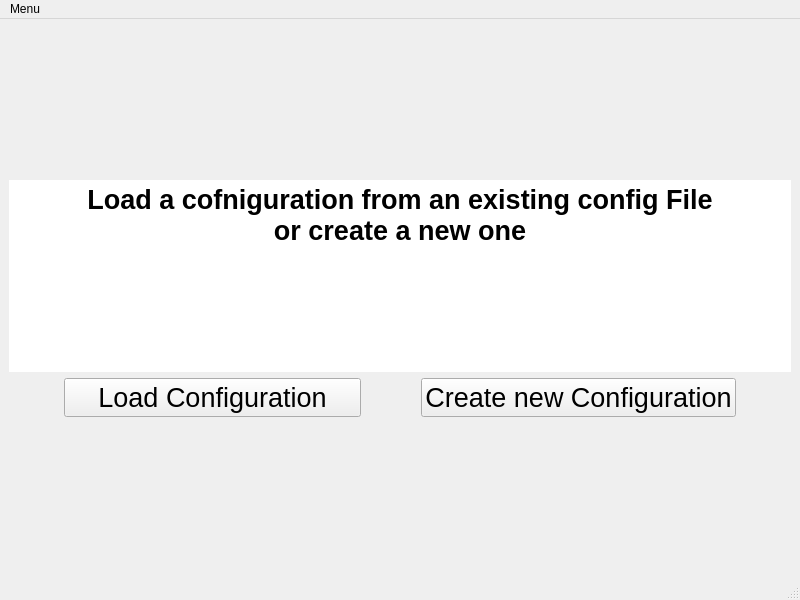
<?xml version="1.0" encoding="UTF-8"?>
<ui version="4.0">
 <class>MainWindow</class>
 <widget class="QMainWindow" name="MainWindow">
  <property name="geometry">
   <rect>
    <x>0</x>
    <y>0</y>
    <width>800</width>
    <height>600</height>
   </rect>
  </property>
  <property name="windowTitle">
   <string>Eneffco Diagram creator</string>
  </property>
  <widget class="QWidget" name="centralwidget">
   <layout class="QGridLayout" name="gridLayout">
    <item row="0" column="0">
     <spacer name="verticalSpacer_3">
      <property name="orientation">
       <enum>Qt::Vertical</enum>
      </property>
      <property name="sizeHint" stdset="0">
       <size>
        <width>20</width>
        <height>40</height>
       </size>
      </property>
     </spacer>
    </item>
    <item row="1" column="0">
     <widget class="QTextEdit" name="load_config_info_text">
      <property name="frameShape">
       <enum>QFrame::NoFrame</enum>
      </property>
      <property name="frameShadow">
       <enum>QFrame::Plain</enum>
      </property>
      <property name="readOnly">
       <bool>true</bool>
      </property>
      <property name="html">
       <string>&lt;!DOCTYPE HTML PUBLIC &quot;-//W3C//DTD HTML 4.0//EN&quot; &quot;http://www.w3.org/TR/REC-html40/strict.dtd&quot;&gt;
&lt;html&gt;&lt;head&gt;&lt;meta name=&quot;qrichtext&quot; content=&quot;1&quot; /&gt;&lt;style type=&quot;text/css&quot;&gt;
p, li { white-space: pre-wrap; }
&lt;/style&gt;&lt;/head&gt;&lt;body style=&quot; font-family:'MS Shell Dlg 2'; font-size:5.5pt; font-weight:400; font-style:normal;&quot;&gt;
&lt;p align=&quot;center&quot; style=&quot; margin-top:0px; margin-bottom:0px; margin-left:0px; margin-right:0px; -qt-block-indent:0; text-indent:0px;&quot;&gt;&lt;span style=&quot; font-size:20pt; font-weight:600;&quot;&gt;Load a cofniguration from an existing config File&lt;/span&gt;&lt;/p&gt;
&lt;p align=&quot;center&quot; style=&quot; margin-top:0px; margin-bottom:0px; margin-left:0px; margin-right:0px; -qt-block-indent:0; text-indent:0px;&quot;&gt;&lt;span style=&quot; font-size:20pt; font-weight:600;&quot;&gt;or create a new one&lt;/span&gt;&lt;/p&gt;&lt;/body&gt;&lt;/html&gt;</string>
      </property>
     </widget>
    </item>
    <item row="3" column="0">
     <spacer name="verticalSpacer_2">
      <property name="orientation">
       <enum>Qt::Vertical</enum>
      </property>
      <property name="sizeHint" stdset="0">
       <size>
        <width>20</width>
        <height>40</height>
       </size>
      </property>
     </spacer>
    </item>
    <item row="2" column="0">
     <layout class="QHBoxLayout" name="horizontalLayout">
      <item>
       <spacer name="horizontalSpacer_2">
        <property name="orientation">
         <enum>Qt::Horizontal</enum>
        </property>
        <property name="sizeHint" stdset="0">
         <size>
          <width>40</width>
          <height>20</height>
         </size>
        </property>
       </spacer>
      </item>
      <item>
       <widget class="QPushButton" name="load_config_botton">
        <property name="font">
         <font>
          <pointsize>20</pointsize>
         </font>
        </property>
        <property name="text">
         <string>    Load Configuration    </string>
        </property>
       </widget>
      </item>
      <item>
       <spacer name="horizontalSpacer">
        <property name="orientation">
         <enum>Qt::Horizontal</enum>
        </property>
        <property name="sizeHint" stdset="0">
         <size>
          <width>40</width>
          <height>20</height>
         </size>
        </property>
       </spacer>
      </item>
      <item>
       <widget class="QPushButton" name="create_config_button">
        <property name="font">
         <font>
          <pointsize>20</pointsize>
         </font>
        </property>
        <property name="text">
         <string>Create new Configuration</string>
        </property>
       </widget>
      </item>
      <item>
       <spacer name="horizontalSpacer_3">
        <property name="orientation">
         <enum>Qt::Horizontal</enum>
        </property>
        <property name="sizeHint" stdset="0">
         <size>
          <width>40</width>
          <height>20</height>
         </size>
        </property>
       </spacer>
      </item>
     </layout>
    </item>
   </layout>
  </widget>
  <widget class="QMenuBar" name="menubar">
   <property name="geometry">
    <rect>
     <x>0</x>
     <y>0</y>
     <width>800</width>
     <height>18</height>
    </rect>
   </property>
   <widget class="QMenu" name="menuMenu">
    <property name="title">
     <string>Menu</string>
    </property>
    <addaction name="actionQuit"/>
   </widget>
   <addaction name="menuMenu"/>
  </widget>
  <widget class="QStatusBar" name="statusbar"/>
  <action name="actionQuit">
   <property name="text">
    <string>Quit</string>
   </property>
  </action>
 </widget>
 <resources/>
 <connections/>
</ui>
